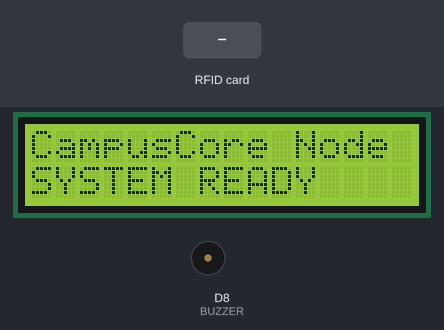
A sketch run on a simulated ESP8266 (NodeMCU). On the bench: 16×2 character LCD, buzzer (waves = sounding, pin HIGH). The test bench sets the inputs (shaded band). WiFi joins after 1.5 s; servers stay silent unless stated; uploads are accepted with an empty reply; the local clock reads 2024-03-15 10:24:30 at power-on unless the sketch sets it; what the sketch prints to the serial monitor is not drawn.

Above: at 2.7 s.
At 5.3 s:
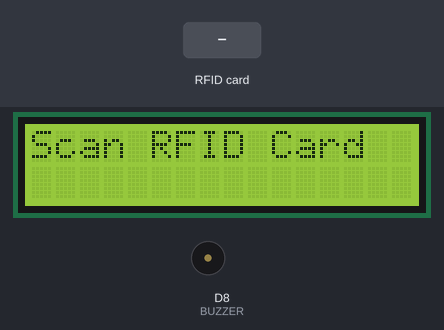
5.4 s: RFID card 5E 7A 19 C4 held to the reader
At 5.57 s:
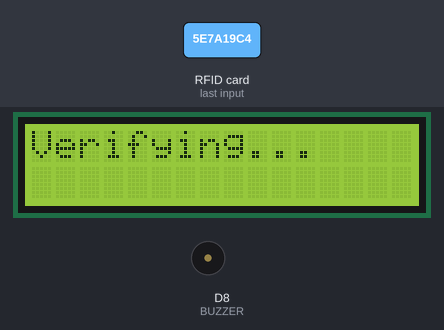
At 6.3 s:
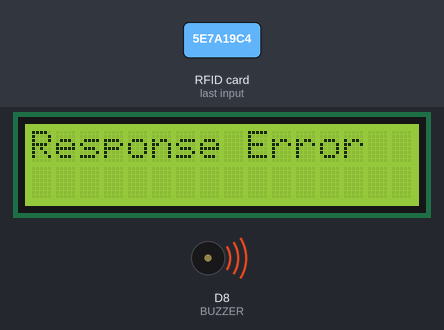
Timing chart, 0 to 8.7 s (numbered marks = the images above; inputs shaded):
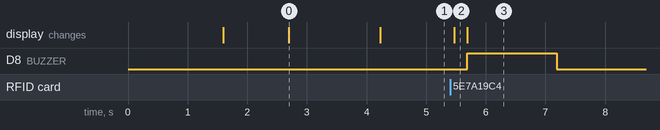

The sketch:

gate_terminal.ino
```cpp
// CampusCore Gateway Terminal Node - ESP8266 + RC522 RFID
// Reads card UID, fetches NTP time, POSTs to Express Backend, drives Buzzer & LCD

#include <SPI.h>
#include <MFRC522.h>
#include <ESP8266WiFi.h>
#include <ESP8266HTTPClient.h>
#include <WiFiClient.h>
#include <ArduinoJson.h> // Make sure to install the ArduinoJson library
#include <LiquidCrystal_I2C.h>
#include <time.h>

#define RST_PIN  D3
#define SS_PIN   D4
#define BUZZER   D8

#define WIFI_SSID     "iPhone 13"
#define WIFI_PASSWORD "Taha7860"

// Express Backend Configuration
// CHANGE THIS to your backend server IP address
const String server_url = "http://192.168.1.100:5000/api/attendance/scan";
const String device_id = "GATE_READER_01";

#define NTP_SERVER      "pool.ntp.org"
#define GMT_OFFSET      19800 // GMT+5:30 offset in seconds
#define DAYLIGHT_OFFSET 0

MFRC522 mfrc522(SS_PIN, RST_PIN);
LiquidCrystal_I2C lcd(0x27, 16, 2);

// Debounce state parameters
String lastScannedUID = "";
unsigned long lastScanMillis = 0;
const unsigned long debounceLimit = 3000; // 3 seconds local debounce safety check

void setup() {
  Serial.begin(9600);
  pinMode(BUZZER, OUTPUT);
  digitalWrite(BUZZER, LOW);

  // Initialize LCD display
  lcd.init();
  lcd.backlight();
  lcd.clear();
  lcd.setCursor(0, 0);
  lcd.print("Connecting WiFi");

  // Establish Wifi
  WiFi.begin(WIFI_SSID, WIFI_PASSWORD);
  while (WiFi.status() != WL_CONNECTED) {
    delay(300);
    Serial.print(".");
  }
  Serial.println("\nWiFi Connected!");
  lcd.clear();
  lcd.print("WiFi Connected!");
  delay(1000);

  // Configure NTP time synchronization
  configTime(GMT_OFFSET, DAYLIGHT_OFFSET, NTP_SERVER);
  lcd.clear();
  lcd.print("Syncing Time...");

  // Wait for time sync
  time_t now = time(nullptr);
  while (now < 8 * 3600 * 2) {
    delay(500);
    now = time(nullptr);
  }
  Serial.println("Time synchronized successfully.");

  // Initialize RFID hardware
  SPI.begin();
  mfrc522.PCD_Init();

  lcd.clear();
  lcd.setCursor(0, 0);
  lcd.print("CampusCore Node");
  lcd.setCursor(0, 1);
  lcd.print("SYSTEM READY");
  delay(1500);
}

void loop() {
  lcd.setCursor(0, 0);
  lcd.print("Scan RFID Card  ");
  lcd.setCursor(0, 1);
  lcd.print("                ");

  // Look for new card
  if (!mfrc522.PICC_IsNewCardPresent()) return;
  if (!mfrc522.PICC_ReadCardSerial()) return;

  // Convert UID array to HEX String (e.g. 83A2C51B)
  String rfid_uid = "";
  for (byte i = 0; i < mfrc522.uid.size; i++) {
    if (mfrc522.uid.uidByte[i] < 0x10) rfid_uid += "0";
    rfid_uid += String(mfrc522.uid.uidByte[i], HEX);
  }
  rfid_uid.toUpperCase();

  // Local Debounce check
  unsigned long now_ms = millis();
  if (rfid_uid == lastScannedUID && (now_ms - lastScanMillis) < debounceLimit) {
    mfrc522.PICC_HaltA();
    return;
  }
  lastScannedUID = rfid_uid;
  lastScanMillis = now_ms;

  Serial.println("\n--- CARD SCANNED ---");
  Serial.println("UID: " + rfid_uid);

  lcd.clear();
  lcd.print("Verifying...");

  // Fetch current ISO8601 timestamp from local system clock
  time_t now = time(nullptr);
  struct tm timeinfo;
  gmtime_r(&now, &timeinfo);
  char isoTimestamp[30];
  strftime(isoTimestamp, sizeof(isoTimestamp), "%Y-%m-%dT%H:%M:%SZ", &timeinfo);

  // Send request payload to backend
  sendScanToBackend(rfid_uid, String(isoTimestamp));

  mfrc522.PICC_HaltA();
  delay(1500);
}

void sendScanToBackend(String rfid_uid, String isoTimestamp) {
  if (WiFi.status() != WL_CONNECTED) {
    lcd.clear();
    lcd.print("WiFi Connection");
    lcd.setCursor(0, 1);
    lcd.print("Offline. Failed.");
    triggerBuzzerFeedback("ERROR");
    return;
  }

  WiFiClient client;
  HTTPClient http;

  if (http.begin(client, server_url)) {
    http.addHeader("Content-Type", "application/json");

    // Serialize JSON request payload
    StaticJsonDocument<200> reqDoc;
    reqDoc["rfid_uid"] = rfid_uid;
    reqDoc["timestamp"] = isoTimestamp;
    reqDoc["device_id"] = device_id;

    String jsonPayload;
    serializeJson(reqDoc, jsonPayload);

    int httpCode = http.POST(jsonPayload);
    Serial.println("HTTP POST Response Code: " + String(httpCode));

    if (httpCode == 200) {
      String responseBody = http.getString();
      Serial.println("Response: " + responseBody);

      // Parse JSON response payload
      StaticJsonDocument<300> resDoc;
      DeserializationError err = deserializeJson(resDoc, responseBody);

      if (!err) {
        String result = resDoc["result"];
        const char* name = resDoc["student_name"];
        String studentName = name ? String(name) : "";
        String msg = resDoc["message"];

        lcd.clear();

        if (result == "IN") {
          lcd.print("Access Allowed");
          lcd.setCursor(0, 1);
          lcd.print(studentName.substring(0, 16));
          triggerBuzzerFeedback("IN");
        }
        else if (result == "OUT") {
          lcd.print("Goodbye / OUT");
          lcd.setCursor(0, 1);
          lcd.print(studentName.substring(0, 16));
          triggerBuzzerFeedback("OUT");
        }
        else if (result == "DUPLICATE") {
          lcd.print("Duplicate Scan");
          lcd.setCursor(0, 1);
          lcd.print("Please wait...");
          triggerBuzzerFeedback("DUPLICATE");
        }
        else { // UNRECOGNIZED
          lcd.print("Card Invalid!");
          lcd.setCursor(0, 1);
          lcd.print("Access Denied");
          triggerBuzzerFeedback("UNRECOGNIZED");
        }
      } else {
        lcd.clear();
        lcd.print("Response Error");
        triggerBuzzerFeedback("ERROR");
      }
    } else {
      lcd.clear();
      lcd.print("Server Timeout");
      lcd.setCursor(0, 1);
      lcd.print("Code: " + String(httpCode));
      triggerBuzzerFeedback("ERROR");
    }
    http.end();
  }
}

// Buzzer feedback alerts (drives the edge buzzer pin D8)
void triggerBuzzerFeedback(String result) {
  if (result == "IN") {
    // 1 short beep
    digitalWrite(BUZZER, HIGH);
    delay(150);
    digitalWrite(BUZZER, LOW);
  }
  else if (result == "OUT") {
    // 2 short beeps
    digitalWrite(BUZZER, HIGH);
    delay(100);
    digitalWrite(BUZZER, LOW);
    delay(100);
    digitalWrite(BUZZER, HIGH);
    delay(100);
    digitalWrite(BUZZER, LOW);
  }
  else if (result == "UNRECOGNIZED" || result == "ERROR") {
    // 1 long beep
    digitalWrite(BUZZER, HIGH);
    delay(1500);
    digitalWrite(BUZZER, LOW);
  }
  else if (result == "DUPLICATE") {
    // Quiet brief beep or no action
    digitalWrite(BUZZER, HIGH);
    delay(40);
    digitalWrite(BUZZER, LOW);
  }
}
```

Measured:
- after the input at 5.4 s, D8 (BUZZER): LOW → HIGH after 0.29 s, → LOW 1.5 s later; the display: changes after 0.07 s (image 2)
- what the display in image 0 shows lasts 1.5 s, from 2.7 s to 4.2 s
